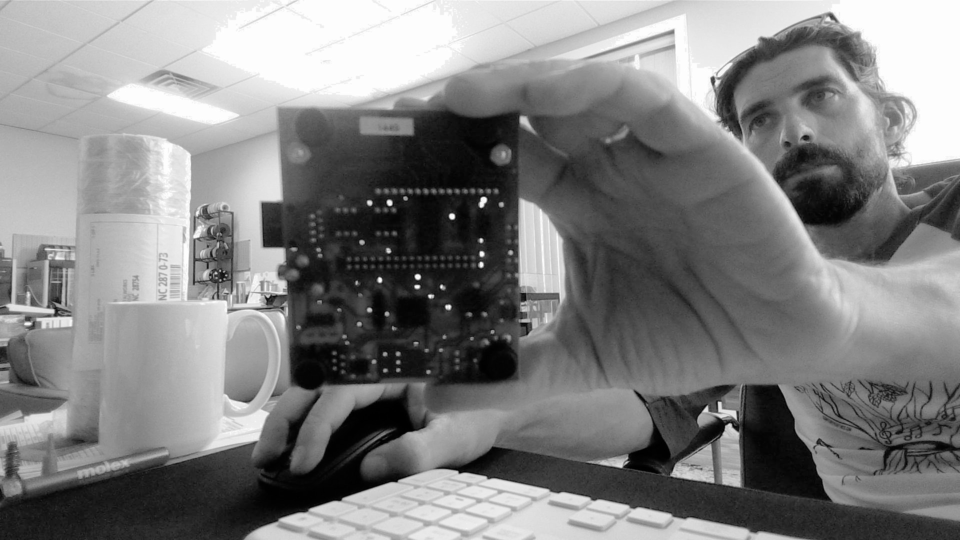
#> input picture current_inspection.jpg, 1920 x 1080 px, given in place of the camera (shown at 1/2 size)
$ python debug_board_detection.py
#> lines starting #> are read from the running program, lines starting #| are printed output that depends on the picture; after the words box and inside, x2 and y2 are one past the last pixel; in counts of white or black regions, pixels touching at a corner belong together
### camera.py
import cv2
import numpy as np
from typing import Optional, Tuple, Dict, List
import logging

class CameraManager:
    """Manages webcam capture and image processing for PCB inspection with zoom and focus controls."""

    def __init__(self, camera_index: int = 0):
        self.camera_index = camera_index
        self.cap = None
        self.is_connected = False
        self.logger = logging.getLogger(__name__)

        # Zoom and focus settings
        self.zoom_level = 1.0  # 1.0 = no zoom, 2.0 = 2x zoom, etc.
        self.max_zoom = 4.0
        self.min_zoom = 0.5

        # Focus settings
        self.auto_focus = True
        self.focus_distance = 0.5  # 0.0 to 1.0

        # Board detection settings
        self.board_detection_enabled = True
        self.min_board_area = 10000  # Minimum area for board detection
        self.board_confidence_threshold = 0.7

        # Camera properties cache
        self.camera_properties = {}

    def connect(self) -> bool:
        """Initialize and connect to the webcam."""
        try:
            self.cap = cv2.VideoCapture(self.camera_index)
            if not self.cap.isOpened():
                self.logger.error(f"Failed to open camera at index {self.camera_index}")
                return False

            # Set camera properties for better quality
            self.cap.set(cv2.CAP_PROP_FRAME_WIDTH, 1920)
            self.cap.set(cv2.CAP_PROP_FRAME_HEIGHT, 1080)
            self.cap.set(cv2.CAP_PROP_AUTOFOCUS, 1 if self.auto_focus else 0)
            self.cap.set(cv2.CAP_PROP_BRIGHTNESS, 0.5)
            self.cap.set(cv2.CAP_PROP_CONTRAST, 0.5)
            self.cap.set(cv2.CAP_PROP_SATURATION, 0.5)

            # Cache camera properties
            self._cache_camera_properties()

            self.is_connected = True
            self.logger.info(f"Successfully connected to camera {self.camera_index}")
            return True

        except Exception as e:
            self.logger.error(f"Error connecting to camera: {e}")
            return False

    def _cache_camera_properties(self):
        """Cache camera properties for reference."""
        if not self.cap:
            return

        self.camera_properties = {
            "width": int(self.cap.get(cv2.CAP_PROP_FRAME_WIDTH)),
            "height": int(self.cap.get(cv2.CAP_PROP_FRAME_HEIGHT)),
            "fps": self.cap.get(cv2.CAP_PROP_FPS),
            "brightness": self.cap.get(cv2.CAP_PROP_BRIGHTNESS),
            "contrast": self.cap.get(cv2.CAP_PROP_CONTRAST),
            "saturation": self.cap.get(cv2.CAP_PROP_SATURATION),
            "autofocus": self.cap.get(cv2.CAP_PROP_AUTOFOCUS),
            "focus": self.cap.get(cv2.CAP_PROP_FOCUS),
            "zoom": self.cap.get(cv2.CAP_PROP_ZOOM),
            "camera_index": self.camera_index
        }

    def disconnect(self):
        """Release camera resources."""
        if self.cap:
            self.cap.release()
        self.is_connected = False
        self.logger.info("Camera disconnected")

    def get_frame(self) -> Optional[np.ndarray]:
        """Capture a single frame from the webcam."""
        if not self.is_connected or not self.cap:
            return None

        ret, frame = self.cap.read()
#> frame is the input picture: shape (1080, 1920, 3); min 0, max 255, mean 128.6
        if not ret:
            self.logger.warning("Failed to capture frame")
            return None

        # Apply zoom if needed
        if self.zoom_level != 1.0:
            frame = self._apply_zoom(frame)

        return frame

    # [39 lines left out: functions _apply_zoom, set_zoom, not called in this run]

    def get_zoom(self) -> float:
        """Get current zoom level."""
        return self.zoom_level

    def zoom_in(self, factor: float = 1.2) -> bool:
        """Zoom in by the specified factor."""
        return self.set_zoom(self.zoom_level * factor)

    def zoom_out(self, factor: float = 1.2) -> bool:
        """Zoom out by the specified factor."""
        return self.set_zoom(self.zoom_level / factor)

    def reset_zoom(self) -> bool:
        """Reset zoom to 1.0 (no zoom)."""
        return self.set_zoom(1.0)

    # [103 lines left out: functions set_focus, set_auto_focus, get_focus_info, get_board_detection_status, not called in this run]

    def detect_board(self, frame: np.ndarray) -> Optional[Dict]:
        """
        Detect PCB board in the frame using contour detection and shape analysis.

        Returns:
            Dictionary with board detection results or None if no board found
        """
        if not self.board_detection_enabled:
            return None

        try:
            # Convert to grayscale
            gray = cv2.cvtColor(frame, cv2.COLOR_BGR2GRAY)

            # Apply Gaussian blur to reduce noise
            blurred = cv2.GaussianBlur(gray, (5, 5), 0)

            # Apply adaptive thresholding for better edge detection
            thresh = cv2.adaptiveThreshold(blurred, 255, cv2.ADAPTIVE_THRESH_GAUSSIAN_C, cv2.THRESH_BINARY, 11, 2)
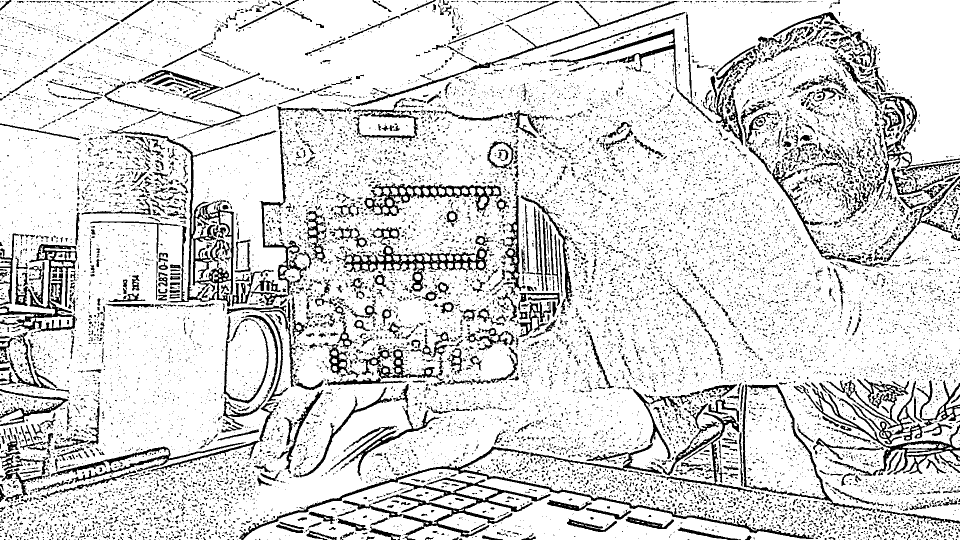
#> thresh: shape (1080, 1920) (shown at 1/2 size); 84.6% white; 15130 black regions (13509 under 20 px), largest, box (x1, y1, x2, y2) and area: (214, 251, 553, 613) 8388, (685, 955, 1101, 1075) 7355, (478, 893, 1627, 1080) 7143

            # Apply morphological operations to clean up the image
            kernel = np.ones((3, 3), np.uint8)
            thresh = cv2.morphologyEx(thresh, cv2.MORPH_CLOSE, kernel)
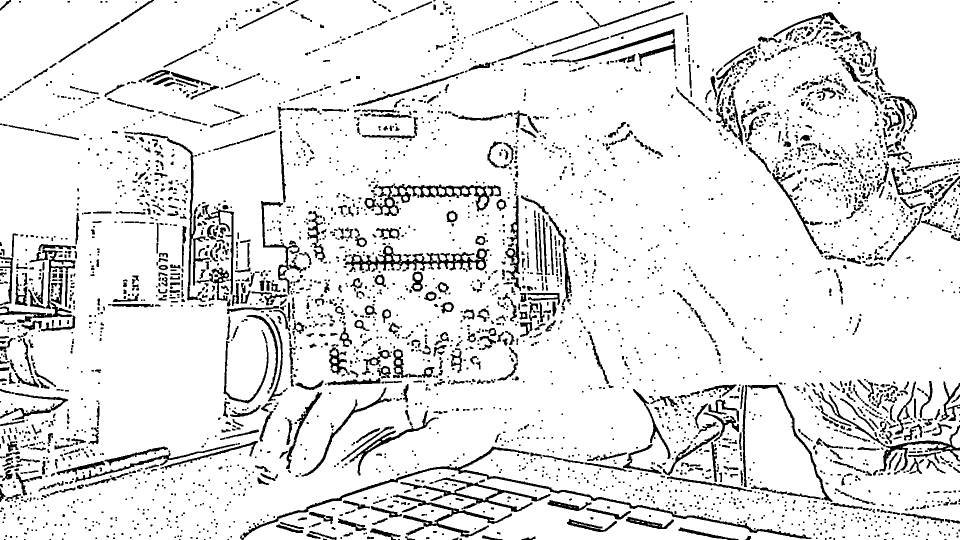
#> thresh: shape (1080, 1920) (shown at 1/2 size); 89.7% white; 3840 black regions (2249 under 20 px), largest, box (x1, y1, x2, y2) and area: (480, 893, 1623, 1080) 6687, (690, 491, 979, 543) 4154, (845, 955, 1101, 1024) 2791
            thresh = cv2.morphologyEx(thresh, cv2.MORPH_OPEN, kernel)
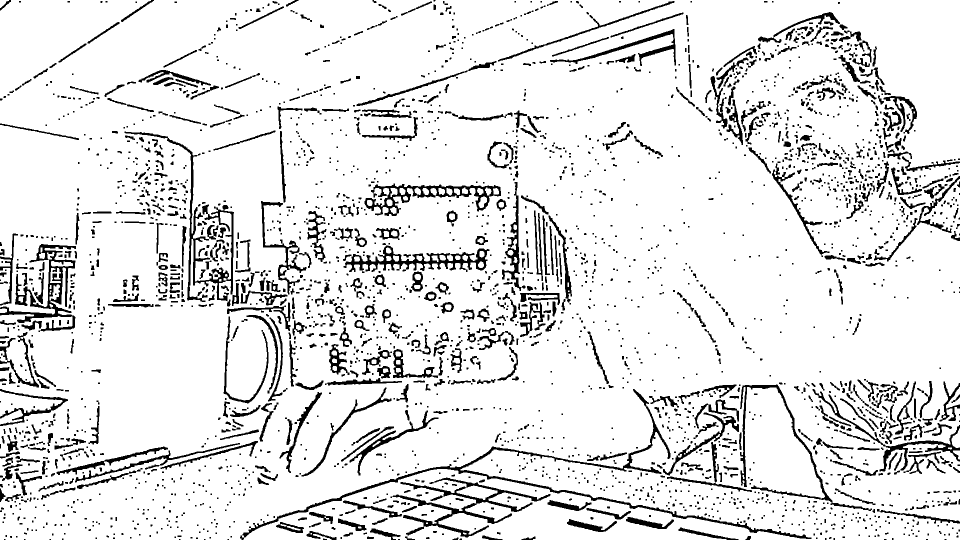
#> thresh: shape (1080, 1920) (shown at 1/2 size); 89.3% white; 2785 black regions (1636 under 20 px), largest, box (x1, y1, x2, y2) and area: (480, 778, 1623, 1080) 9425, (781, 955, 1101, 1075) 6271, (0, 488, 152, 664) 6157

            # Apply edge detection
            edges = cv2.Canny(thresh, 30, 100)
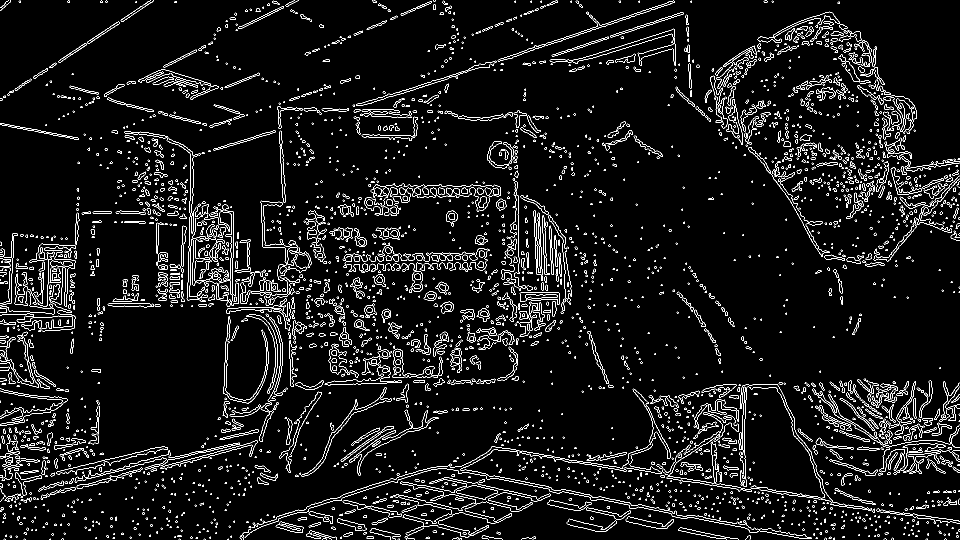
#> edges: shape (1080, 1920) (shown at 1/2 size); 5.4% white in thin lines or dots

            # Find contours
            contours, _ = cv2.findContours(edges, cv2.RETR_EXTERNAL, cv2.CHAIN_APPROX_SIMPLE)
#> contours = 3065 contours, 2235 with area under 20; largest, box (x1, y1, x2, y2) and area: (698, 820, 877, 951) 1909, (602, 774, 783, 953) 1554, (558, 783, 644, 946) 1352, (657, 687, 699, 750) 1234, (1515, 23, 1680, 86) 1146

            # Filter contours by area and shape
            board_candidates = []
            for contour in contours:
                area = cv2.contourArea(contour)
                if area < self.min_board_area:
                    continue

                # Approximate contour to polygon
                epsilon = 0.02 * cv2.arcLength(contour, True)
                approx = cv2.approxPolyDP(contour, epsilon, True)

                # Check if it's roughly rectangular (4-6 vertices for PCB)
                if 4 <= len(approx) <= 6:
                    # Calculate aspect ratio
                    x, y, w, h = cv2.boundingRect(contour)
                    aspect_ratio = w / h if h > 0 else 0

                    # PCBs typically have aspect ratios between 0.5 and 2.0
                    if 0.5 <= aspect_ratio <= 2.0:
                        # Calculate confidence based on multiple factors
                        # 1. Area factor (normalized by expected area)
                        area_factor = min(1.0, area / 50000)

                        # 2. Shape regularity factor (how close to perfect rectangle)
                        rect_area = w * h
                        shape_factor = area / rect_area if rect_area > 0 else 0

                        # 3. Edge density factor (PCBs have many edges)
                        edge_density = cv2.contourArea(contour) / cv2.arcLength(contour, True) if cv2.arcLength(contour, True) > 0 else 0
                        edge_factor = min(1.0, edge_density / 10)

                        # Combined confidence score
                        confidence = (area_factor * 0.4 + shape_factor * 0.3 + edge_factor * 0.3)

                        board_candidates.append({
                            "contour": contour,
                            "bbox": [x, y, w, h],
                            "area": area,
                            "aspect_ratio": aspect_ratio,
                            "confidence": confidence,
                            "center": [x + w//2, y + h//2],
                            "shape_factor": shape_factor,
                            "edge_factor": edge_factor
                        })
#> this loop made 3065 passes
#> area on passes 32, 43: 54.5, 21
#> after the loop, board_candidates = []

            # Return the best candidate (highest confidence)
            if board_candidates:
                best_candidate = max(board_candidates, key=lambda x: x["confidence"])
                if best_candidate["confidence"] >= self.board_confidence_threshold:
                    return best_candidate

            return None

        except Exception as e:
            self.logger.error(f"Error in board detection: {e}")
            return None

    # [68 lines left out: functions auto_zoom_to_board, capture_snapshot, _enhance_image, not called in this run]

    def get_camera_info(self) -> dict:
        """Get camera information and capabilities."""
        if not self.is_connected:
            return {"error": "Camera not connected"}

        # Update cached properties
        self._cache_camera_properties()

        info = self.camera_properties.copy()
        info.update({
            "zoom_level": self.zoom_level,
            "auto_focus": self.auto_focus,
            "focus_distance": self.focus_distance,
            "board_detection_enabled": self.board_detection_enabled
        })

        return info

    # [4 lines left out: function __enter__, not called in this run]

    def __exit__(self, exc_type, exc_val, exc_tb):
        """Context manager exit."""
        self.disconnect()


# [13 lines left out: function list_available_cameras, not called in this run]


# [32 lines that do not run on import are left out]

### debug_board_detection.py
#!/usr/bin/env python3
"""
Board Detection Debug Script
============================

This script helps debug board detection issues by showing the detection process
step by step and allowing you to adjust detection parameters.

Usage:
    python debug_board_detection.py
"""

import cv2
import numpy as np
import time
from camera import CameraManager

def debug_board_detection():
    """Debug board detection with visual feedback."""
    print("PCB Board Detection Debug Tool")
    print("=" * 40)

    # Initialize camera
    print("Initializing camera...")
    camera = CameraManager()

    if not camera.connect():
        print("Failed to connect to camera!")
        return

    print("Camera connected successfully!")
    print(f"Camera info: {camera.get_camera_info()}")

    # Adjustable parameters
    min_area = 10000
    confidence_threshold = 0.7

    print(f"\nCurrent detection parameters:")
    print(f"  Min board area: {min_area}")
    print(f"  Confidence threshold: {confidence_threshold}")
    print(f"  Board detection enabled: {camera.board_detection_enabled}")

    print("\nControls:")
    print("  'a' - Increase min area by 1000")
    print("  's' - Decrease min area by 1000")
    print("  'd' - Increase confidence threshold by 0.1")
    print("  'f' - Decrease confidence threshold by 0.1")
    print("  'r' - Reset parameters to defaults")
    print("  'q' - Quit")

    try:
        while True:
            frame = camera.get_frame()
            if frame is None:
                print("Failed to get frame")
                break

            # Create debug frame
            debug_frame = frame.copy()

            # Run board detection with current parameters
            camera.min_board_area = min_area
            camera.board_confidence_threshold = confidence_threshold

            board_info = camera.detect_board(frame)

            # Draw detection results
            if board_info:
                x, y, w, h = board_info["bbox"]
                confidence = board_info["confidence"]
                area = board_info["area"]

                # Draw bounding box
                cv2.rectangle(debug_frame, (x, y), (x + w, y + h), (0, 255, 0), 2)

                # Draw info text
                info_text = f"Board: {confidence:.1%} | Area: {area:.0f}"
                cv2.putText(debug_frame, info_text, (x, y - 10),
                           cv2.FONT_HERSHEY_SIMPLEX, 0.7, (0, 255, 0), 2)

                print(f"✓ Board detected! Confidence: {confidence:.1%}, Area: {area:.0f}")
            else:
                # Show detection process steps
                gray = cv2.cvtColor(frame, cv2.COLOR_BGR2GRAY)
                blurred = cv2.GaussianBlur(gray, (5, 5), 0)
                thresh = cv2.adaptiveThreshold(blurred, 255, cv2.ADAPTIVE_THRESH_GAUSSIAN_C, cv2.THRESH_BINARY, 11, 2)

                # Find all contours
                edges = cv2.Canny(thresh, 30, 100)
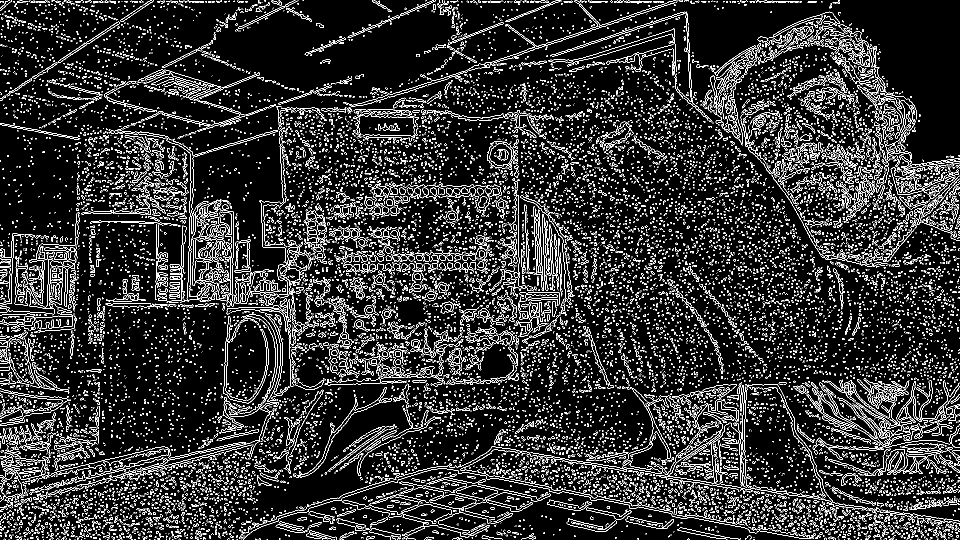
#> edges: shape (1080, 1920) (shown at 1/2 size); 11.3% white in thin lines or dots
                contours, _ = cv2.findContours(edges, cv2.RETR_EXTERNAL, cv2.CHAIN_APPROX_SIMPLE)
#> contours = 21237 contours, 20635 with area under 20; largest, box (x1, y1, x2, y2) and area: (912, 970, 996, 1001) 1278, (1546, 23, 1680, 74) 858, (1094, 999, 1184, 1022) 748, (437, 421, 468, 603) 636, (1036, 585, 1120, 615) 612

                # Draw all contours above min area
                large_contours = [c for c in contours if cv2.contourArea(c) >= min_area]
#> large_contours = []
                cv2.drawContours(debug_frame, large_contours, -1, (0, 0, 255), 2)

                # Show largest contour info
                if large_contours:
                    largest_contour = max(large_contours, key=cv2.contourArea)
                    area = cv2.contourArea(largest_contour)
                    x, y, w, h = cv2.boundingRect(largest_contour)
                    aspect_ratio = w / h if h > 0 else 0

                    info_text = f"Largest: Area={area:.0f}, AR={aspect_ratio:.2f}"
                    cv2.putText(debug_frame, info_text, (10, 30),
                               cv2.FONT_HERSHEY_SIMPLEX, 0.7, (0, 0, 255), 2)

                    print(f"✗ No board detected. Largest contour: Area={area:.0f}, Aspect Ratio={aspect_ratio:.2f}")
                else:
                    print(f"✗ No contours found above min area ({min_area})")

            # Draw parameter info
            param_text = f"Min Area: {min_area} | Confidence: {confidence_threshold:.1f}"
            cv2.putText(debug_frame, param_text, (10, debug_frame.shape[0] - 20),
                       cv2.FONT_HERSHEY_SIMPLEX, 0.6, (255, 255, 255), 2)
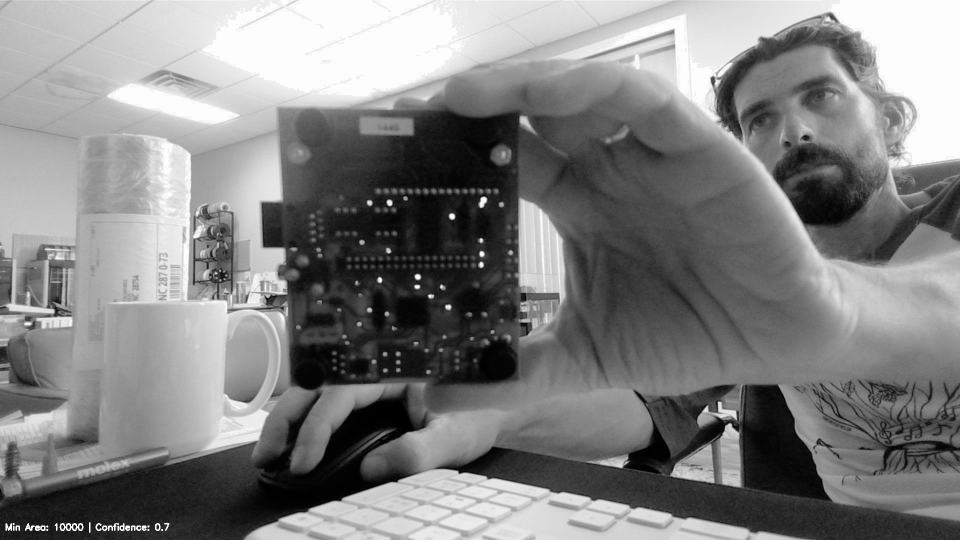
#> debug_frame: shape (1080, 1920, 3) (shown at 1/2 size); 0.1% of pixels changed, all inside (x1, y1, x2, y2) = (11, 1044, 339, 1066)

            # Display frame
            cv2.imshow("Board Detection Debug - Press 'q' to quit", debug_frame)

            key = cv2.waitKey(1) & 0xFF
#> (key q is pressed here)
            if key == ord('q'):
                break
            elif key == ord('a'):
                min_area += 1000
                print(f"Min area increased to {min_area}")
            elif key == ord('s'):
                min_area = max(1000, min_area - 1000)
                print(f"Min area decreased to {min_area}")
            elif key == ord('d'):
                confidence_threshold = min(1.0, confidence_threshold + 0.1)
                print(f"Confidence threshold increased to {confidence_threshold:.1f}")
            elif key == ord('f'):
                confidence_threshold = max(0.1, confidence_threshold - 0.1)
                print(f"Confidence threshold decreased to {confidence_threshold:.1f}")
            elif key == ord('r'):
                min_area = 10000
                confidence_threshold = 0.7
                print("Parameters reset to defaults")

        cv2.destroyAllWindows()

    except KeyboardInterrupt:
        print("\nDebug interrupted by user")
    except Exception as e:
        print(f"Debug failed with error: {e}")
    finally:
        camera.disconnect()
        print("Camera disconnected")

if __name__ == "__main__":
    debug_board_detection()
